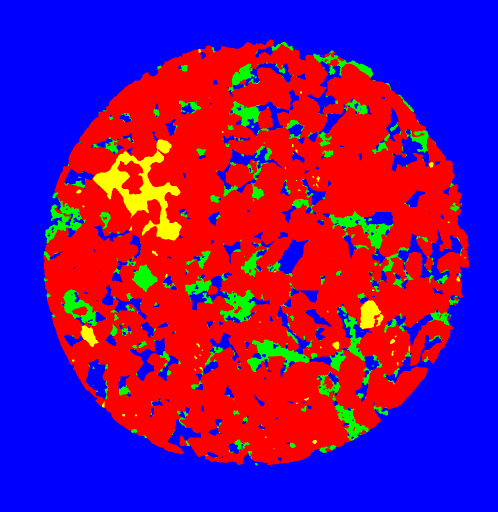
#> input picture data/raw/Train_masks/Sandstone_Versa0000.tif, 996 x 1024 px (shown at 1/2 size); its folder holds only this picture in this run
$ python 03_generate_results.py ../data/raw/Train_masks/Sandstone_Versa0000.tif   (older library calls are emulated)
#> lines starting #> are read from the running program, lines starting #| are printed output that depends on the picture; after the words box and inside, x2 and y2 are one past the last pixel; in counts of white or black regions, pixels touching at a corner belong together
### src/feature_extraction.py
import numpy as np
import cv2
# import os
# import pandas as pd
from skimage.filters.rank import entropy
from skimage.morphology import disk
from skimage.filters import sobel, roberts, scharr, prewitt
from scipy import ndimage as nd


def gabor_feature_extractor(image):
    """
    Applies 48 gabor filters and
    returns the dictionary containing
    the features obatined after applying on those images
    """

    ksize = 9
    phi = 0
    gabor_features = {}
    count = 0
    for i in range(3):  # 0, 45, and 90 degree
        theta = i/4.0 * np.pi
        for sigma in (1, 3):
            # lam 0 to 135 degree with 45degree step
            for lam in np.arange(0.1, np.pi, np.pi/4.0):
                for gamma in (0.05, 0.5):
                    gabor_name = "gabor_" + str(count)
                    kernel = cv2.getGaborKernel((ksize, ksize),
                                                sigma,
                                                theta,
                                                lam,
                                                gamma,
                                                phi,
                                                ktype=cv2.CV_32F)
                    feature = cv2.filter2D(image, cv2.CV_8UC3, kernel)
                    gabor_features[gabor_name] = feature
                    count += 1

    return gabor_features


def all_feature_extractor(imgpath):
    """
        Applies 58 filters and
        returns the dictionary containing
        the features obatined after applying on those images
    """

    image = cv2.imread(imgpath)
#> image is the input picture: shape (1024, 996, 3); mean B, G, R 130.6, 15.2, 113
    image = cv2.cvtColor(image, cv2.COLOR_BGR2GRAY)
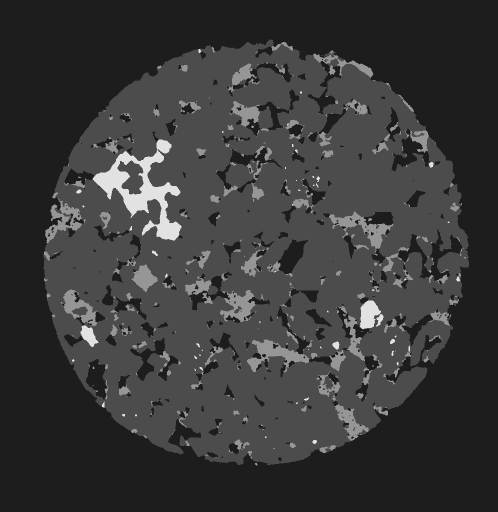
#> image: shape (1024, 996) (shown at 1/2 size); min 29, max 226, mean 57.5

    # Extracting Gabor Features
    feature_dict = gabor_feature_extractor(image)
#> after the loop in gabor_feature_extractor, `for i in range(3):`: count = 48; gabor_features = 48 items
#> feature_dict = 48 items

    feature_dict['Original'] = image

    entropy_img = entropy(image, disk(1))
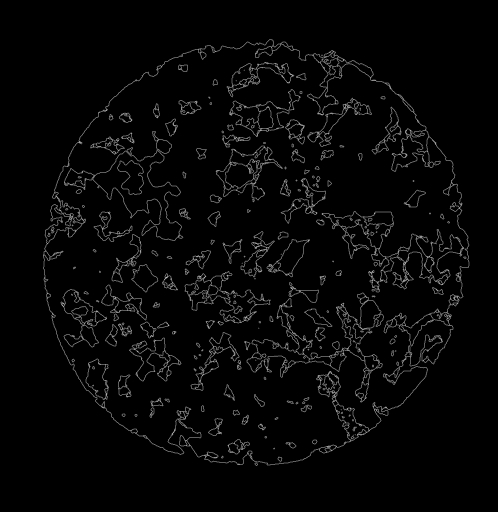
#> entropy_img: shape (1024, 996) float64 (shown at 1/2 size); min 0, max 1.92, mean 0.0501; drawn with min black and max white
    feature_dict['Entropy'] = entropy_img

    gaussian3_img = nd.gaussian_filter(image, sigma=3)
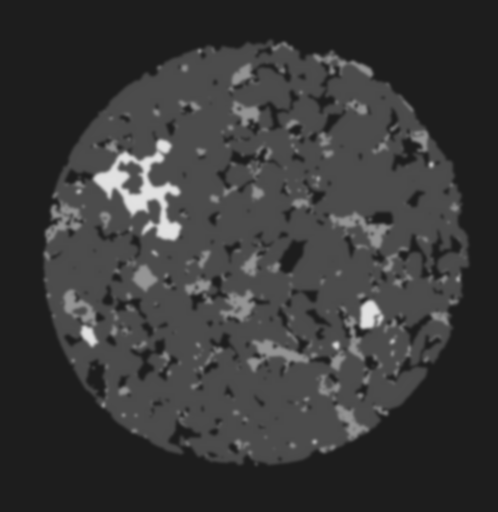
#> gaussian3_img: shape (1024, 996) (shown at 1/2 size); min 29, max 226, mean 57.1
    feature_dict['Gaussian3'] = gaussian3_img

    gaussian7_img = nd.gaussian_filter(image, sigma=7)
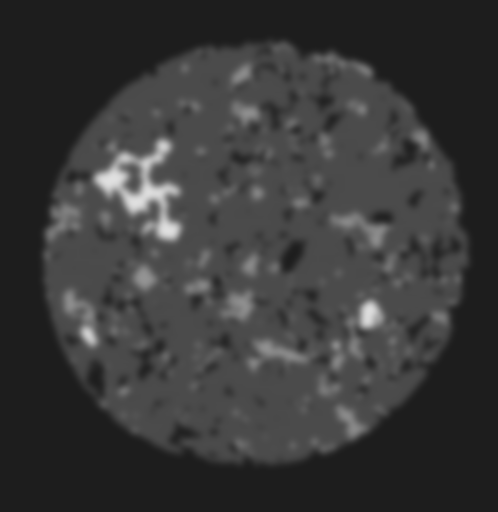
#> gaussian7_img: shape (1024, 996) (shown at 1/2 size); min 29, max 224, mean 56.8
    feature_dict['Gaussian7'] = gaussian7_img

    sobel_img = sobel(image)
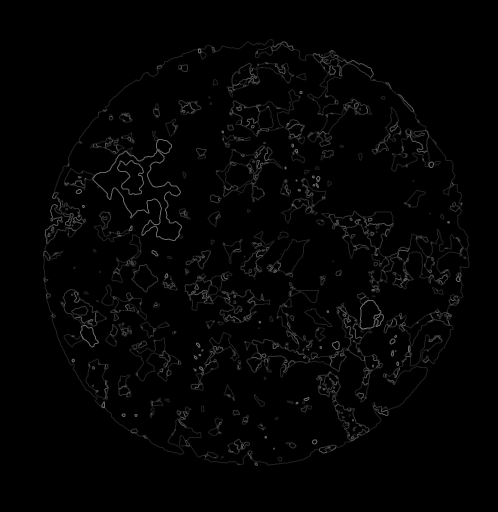
#> sobel_img: shape (1024, 996) float64 (shown at 1/2 size); min 0, max 0.585, mean 0.0138
    feature_dict['Sobel'] = sobel_img

    canny_edge_img = cv2.Canny(image, 100, 200)
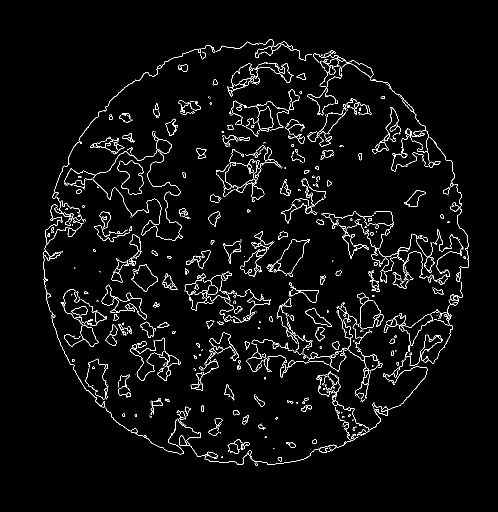
#> canny_edge_img: shape (1024, 996) (shown at 1/2 size); 3.1% white in thin lines or dots, all inside (x1, y1, x2, y2) = (86, 78, 938, 931)
    feature_dict['Canny'] = canny_edge_img

    robert_edge_img = roberts(image)
    feature_dict['Robert'] = robert_edge_img

    scharr_edge = scharr(image)
    feature_dict['Scharr'] = scharr_edge

    prewitt_edge = prewitt(image)
    feature_dict['Prewitt'] = prewitt_edge

    median_img = nd.median_filter(image, size=3)
    feature_dict['Median'] = median_img

#> (the run stopped early here; a loop or call above may not have finished)
